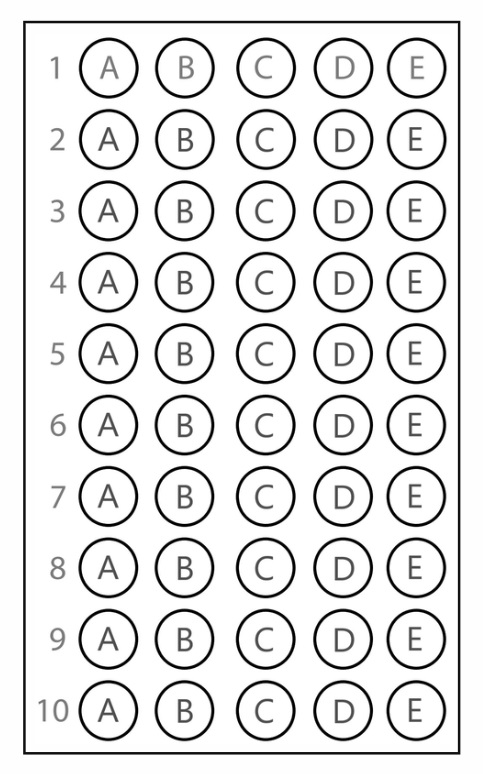
#> input picture api/templates/sheets/10.jpg, 483 x 774 px
$ python -i image_processing.py   (imports and definitions only)
#> lines starting #> are read from the running program, lines starting #| are printed output that depends on the picture; after the words box and inside, x2 and y2 are one past the last pixel; in counts of white or black regions, pixels touching at a corner belong together
import cv2
from imutils.perspective import four_point_transform
import numpy as np
from model.Sheet import Sheet


def order_points(pts):
    rect = np.zeros((4, 2), dtype="float32")
    s = pts.sum(axis=1)
    rect[0] = pts[np.argmin(s)]
    rect[2] = pts[np.argmax(s)]
    diff = np.diff(pts, axis=1)
    rect[1] = pts[np.argmin(diff)]
    rect[3] = pts[np.argmax(diff)]
    return rect


def four_point_transform(image, pts):
    rect = order_points(pts)
    (tl, tr, br, bl) = rect
    widthA = np.sqrt(((br[0] - bl[0]) ** 2) + ((br[1] - bl[1]) ** 2))
    widthB = np.sqrt(((tr[0] - tl[0]) ** 2) + ((tr[1] - tl[1]) ** 2))
    maxWidth = max(int(widthA), int(widthB))
    heightA = np.sqrt(((tr[0] - br[0]) ** 2) + ((tr[1] - br[1]) ** 2))
    heightB = np.sqrt(((tl[0] - bl[0]) ** 2) + ((tl[1] - bl[1]) ** 2))
    maxHeight = max(int(heightA), int(heightB))
    dst = np.array([
        [0, 0],
        [maxWidth - 1, 0],
        [maxWidth - 1, maxHeight - 1],
        [0, maxHeight - 1]], dtype="float32")
    M = cv2.getPerspectiveTransform(rect, dst)
    warped = cv2.warpPerspective(image, M, (maxWidth, maxHeight))
    return warped


def warp_image_to_borders(image, border_thickness=12):
    gray = cv2.cvtColor(image, cv2.COLOR_BGR2GRAY)
    blurred = cv2.GaussianBlur(gray, (7, 7), 0)
    thresh = cv2.adaptiveThreshold(blurred, 255, cv2.ADAPTIVE_THRESH_GAUSSIAN_C, cv2.THRESH_BINARY_INV, 71, 11)
    edged = cv2.Canny(thresh, 75, 200)

    contours, _ = cv2.findContours(edged, cv2.RETR_LIST, cv2.CHAIN_APPROX_SIMPLE)
    contours = sorted(contours, key=cv2.contourArea, reverse=True)

    for contour in contours:
        epsilon = 0.01 * cv2.arcLength(contour, True)
        approx = cv2.approxPolyDP(contour, epsilon, True)
        if len(approx) == 4:
            screen_cnt = approx
            break

    inner_contour = screen_cnt.reshape(4, 2) + border_thickness * np.array([[1, 1], [1, -1], [-1, -1], [-1, 1]])

    warped = four_point_transform(image, inner_contour)
    h, w = warped.shape[:2]
    new_width = min(w, 400)
    scale_ratio = new_width / w
    new_height = int(h * scale_ratio)
    warped = cv2.resize(warped, (new_width, new_height))
    return warped


# [107 lines left out: functions sort_bubbles_into_rows, detect_bubbles, process_image, not called in this run]

>>> import cv2
>>> picture = cv2.imread('../templates/sheets/10.jpg')
#> picture is the input picture: shape (774, 483, 3); min 0, max 255, mean 228.4
>>> result = warp_image_to_borders(picture)
#> in warp_image_to_borders, `blurred = cv2.GaussianBlur(gray, (7, 7), 0)`:
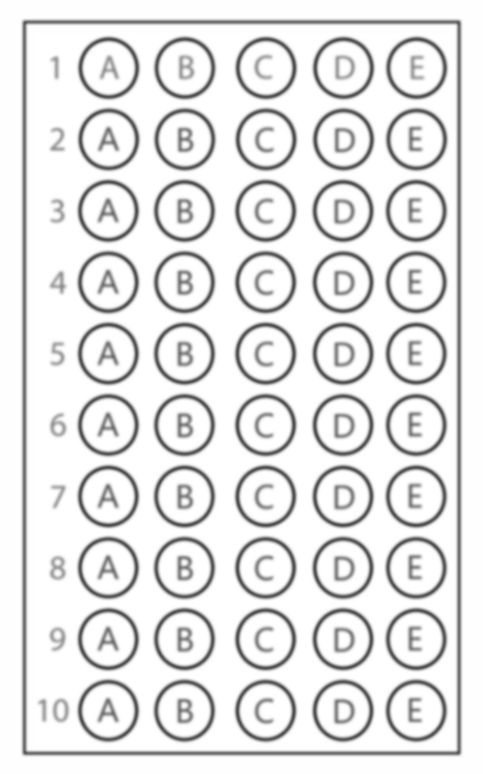
#> blurred: shape (774, 483); min 75, max 255, mean 228.5
#> in warp_image_to_borders, `thresh = cv2.adaptiveThreshold(blurred, 255, cv2.ADAPTIVE_THRESH_GAUSS..`:
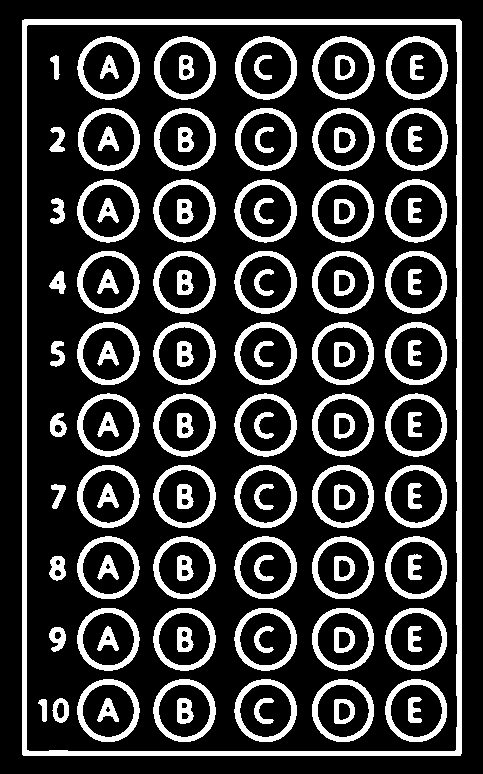
#> thresh: shape (774, 483); 21.4% white; 112 white regions, largest, box (x1, y1, x2, y2) and area: (22, 19, 462, 756) 12543, (77, 36, 140, 100) 1054, (312, 36, 375, 100) 1051
#> in warp_image_to_borders, `edged = cv2.Canny(thresh, 75, 200)`:
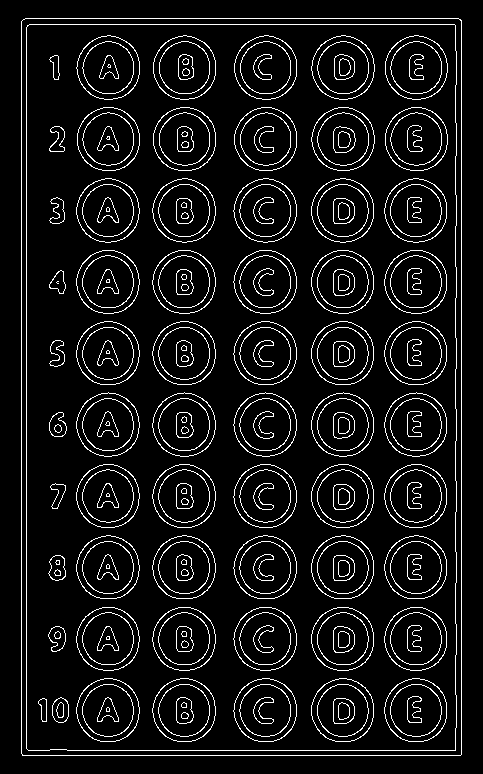
#> edged: shape (774, 483); 7.9% white in thin lines or dots, all inside (x1, y1, x2, y2) = (21, 18, 462, 756)
#> in warp_image_to_borders, `contours, _ = cv2.findContours(edged, cv2.RETR_LIST, cv2.CHAIN_APPROX_..`: contours = 417 contours, 24 with area under 20; largest, box (x1, y1, x2, y2) and area: (21, 18, 462, 756) 324270, (21, 18, 462, 756) 324268, (26, 24, 457, 751) 311748, (26, 24, 457, 751) 311748, (76, 35, 140, 100) 3137
#> the loop in warp_image_to_borders, `for contour in contours:` made 1 pass
#> (epsilon, screen_cnt) on pass 1: (23.5, [[23, 19], [22, 755], [460, 755], [461, 20]])
#> in warp_image_to_borders, `inner_contour = screen_cnt.reshape(4, 2) + border_thickness * np.array..`: inner_contour = [[35, 31], [34, 743], [448, 743], [449, 32]]
#> in order_points, `s = pts.sum(axis=1)`: s = [66, 777, 1191, 481]
#> in order_points, `diff = np.diff(pts, axis=1)`: diff = [-4, 709, 295, -417]
#> in four_point_transform, `rect = order_points(pts)`: rect = [[35, 31], [449, 32], [448, 743], [34, 743]]
#> in four_point_transform, `(tl, tr, br, bl) = rect`: tl = [35, 31]; tr = [449, 32]; br = [448, 743]; bl = [34, 743]
#> in four_point_transform, `widthA = np.sqrt(((br[0] - bl[0]) ** 2) + ((br[1] - bl[1]) ** 2))`: widthA = 414
#> in four_point_transform, `heightA = np.sqrt(((tr[0] - br[0]) ** 2) + ((tr[1] - br[1]) ** 2))`: heightA = 711
#> in four_point_transform, `heightB = np.sqrt(((tl[0] - bl[0]) ** 2) + ((tl[1] - bl[1]) ** 2))`: heightB = 712
#> in four_point_transform, `dst = np.array([ [0, 0], [maxWidth - 1, 0], [maxWidth - 1, maxHeight -..`: dst = [[0, 0], [413, 0], [413, 711], [0, 711]]
#> in four_point_transform, `M = cv2.getPerspectiveTransform(rect, dst)`: M = [[0.996, 0.0014, -34.91], [-0.00241, 0.998, -30.87], [-3.39e-06, -9.54e-09, 1]]
#> in four_point_transform, `warped = cv2.warpPerspective(image, M, (maxWidth, maxHeight))`:
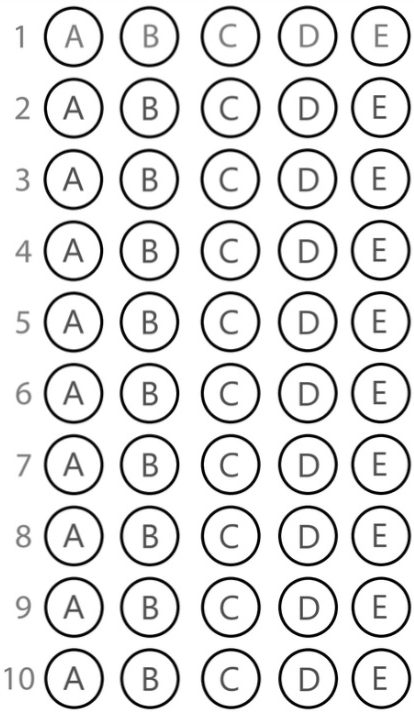
#> warped: shape (712, 414, 3); min 0, max 255, mean 226.4
#> in warp_image_to_borders, `warped = cv2.resize(warped, (new_width, new_height))`:
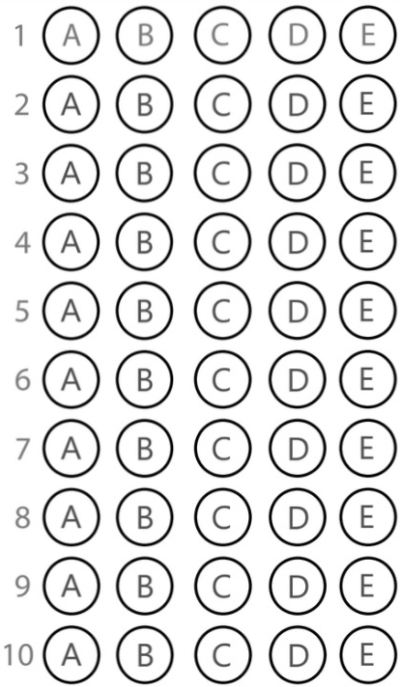
#> warped: shape (687, 400, 3); min 0, max 255, mean 226.3

$ run again, on api/templates/sheets/15.jpg
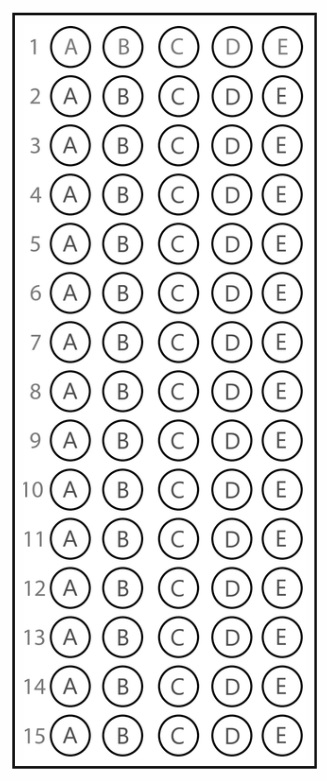
#> input picture api/templates/sheets/15.jpg, 327 x 781 px
#> picture is the input picture: shape (781, 327, 3); min 0, max 255, mean 226
#> in warp_image_to_borders, `thresh = cv2.adaptiveThreshold(blurred, 255, cv2.ADAPTIVE_THRESH_GAUSS..`:
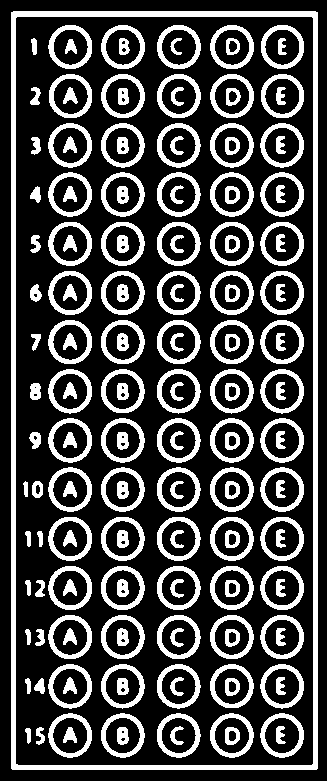
#> thresh: shape (781, 327); 27% white; 172 white regions, largest, box (x1, y1, x2, y2) and area: (11, 11, 318, 770) 10856, (48, 320, 92, 364) 622, (157, 172, 201, 217) 618
#> edged: shape (781, 327); 11.6% white in thin lines or dots
#> contours = 576 contours, 50 with area under 20; largest, box (x1, y1, x2, y2) and area: (10, 10, 318, 770) 233003, (10, 10, 318, 770) 233002, (15, 16, 313, 765) 222148, (15, 16, 313, 765) 222147, (156, 171, 201, 217) 1552
#> the loop in warp_image_to_borders, `for contour in contours:` made 1 pass
#> (epsilon, screen_cnt) on pass 1: (21.28, [[14, 10], [10, 767], [317, 769], [317, 12]])
#> inner_contour = [[26, 22], [22, 755], [305, 757], [305, 24]]
#> s = [48, 777, 1062, 329]
#> diff = [-4, 733, 452, -281]
#> rect = [[26, 22], [305, 24], [305, 757], [22, 755]]
#> tl = [26, 22]; tr = [305, 24]; br = [305, 757]; bl = [22, 755]
#> widthA = 283
#> widthB = 279
#> maxWidth = 283
#> heightA = 733
#> dst = [[0, 0], [282, 0], [282, 732], [0, 732]]
#> M = [[1.01, 0.00552, -26.41], [-0.00726, 1.01, -22.1], [-2.79e-07, 1.96e-05, 1]]
#> in four_point_transform, `warped = cv2.warpPerspective(image, M, (maxWidth, maxHeight))`:
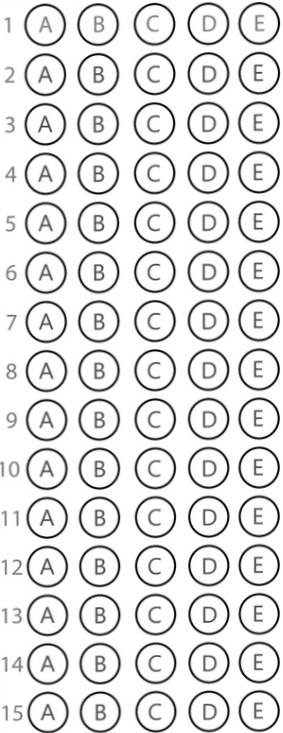
#> warped: shape (733, 283, 3); min 0, max 255, mean 225.7

$ run again, on api/templates/sheets/20.jpg
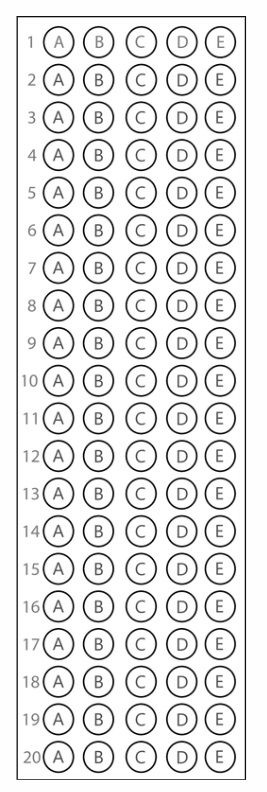
#> input picture api/templates/sheets/20.jpg, 267 x 792 px
#> picture is the input picture: shape (792, 267, 3); min 0, max 255, mean 229.3
#> in warp_image_to_borders, `thresh = cv2.adaptiveThreshold(blurred, 255, cv2.ADAPTIVE_THRESH_GAUSS..`:
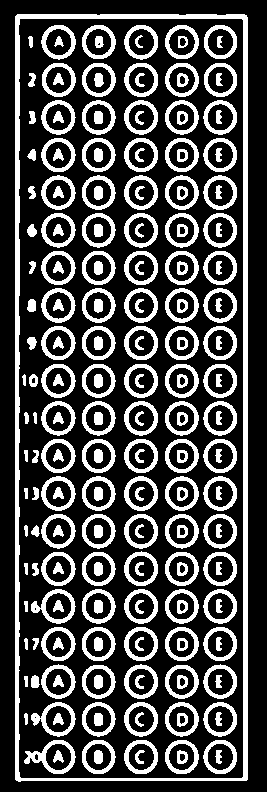
#> thresh: shape (792, 267); 28.4% white; 228 white regions, largest, box (x1, y1, x2, y2) and area: (15, 14, 248, 782) 9044, (24, 740, 76, 774) 557, (31, 589, 76, 624) 492
#> edged: shape (792, 267); 13.8% white in thin lines or dots, all inside (x1, y1, x2, y2) = (14, 13, 248, 782)
#> contours = 696 contours, 30 with area under 20; largest, box (x1, y1, x2, y2) and area: (14, 13, 248, 782) 178678, (14, 13, 248, 782) 178675, (18, 18, 243, 778) 169594, (18, 18, 243, 778) 169592, (23, 739, 76, 774) 1096
#> the loop in warp_image_to_borders, `for contour in contours:` made 1 pass
#> (epsilon, screen_cnt) on pass 1: (19.99, [[18, 13], [14, 778], [247, 780], [247, 16]])
#> inner_contour = [[30, 25], [26, 766], [235, 768], [235, 28]]
#> s = [55, 792, 1003, 263]
#> diff = [-5, 740, 533, -207]
#> rect = [[30, 25], [235, 28], [235, 768], [26, 766]]
#> tl = [30, 25]; tr = [235, 28]; br = [235, 768]; bl = [26, 766]
#> widthA = 209
#> widthB = 205
#> maxWidth = 209
#> heightA = 740
#> heightB = 741
#> dst = [[0, 0], [208, 0], [208, 740], [0, 740]]
#> M = [[1.01, 0.00547, -30.54], [-0.0149, 1.02, -25.02], [-7.22e-06, 2.63e-05, 1]]
#> in four_point_transform, `warped = cv2.warpPerspective(image, M, (maxWidth, maxHeight))`:
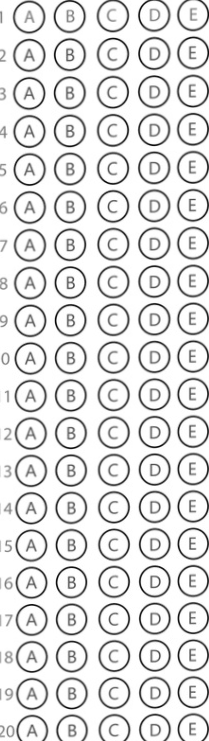
#> warped: shape (741, 209, 3); min 5, max 255, mean 224.5
